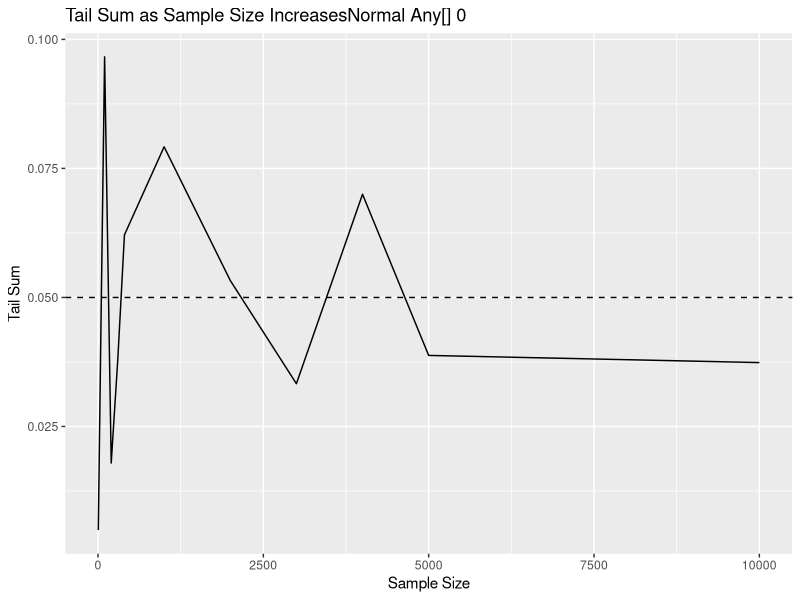
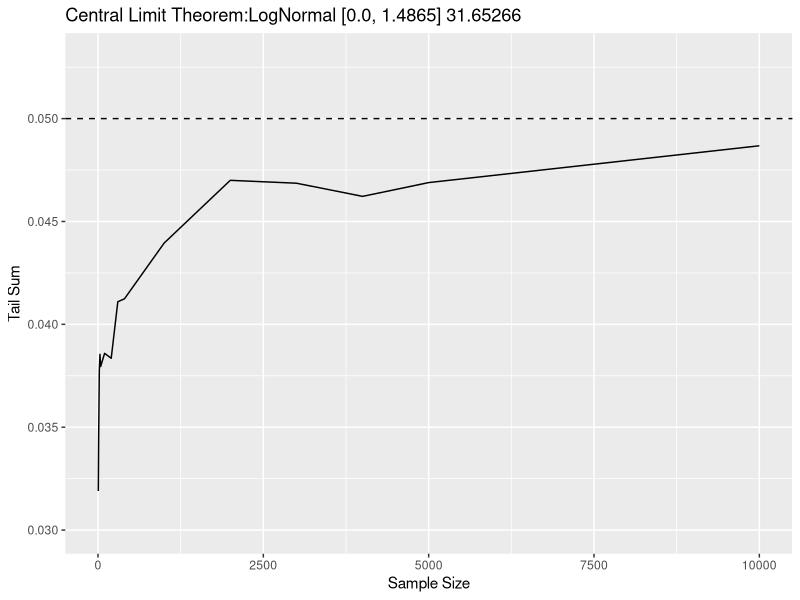
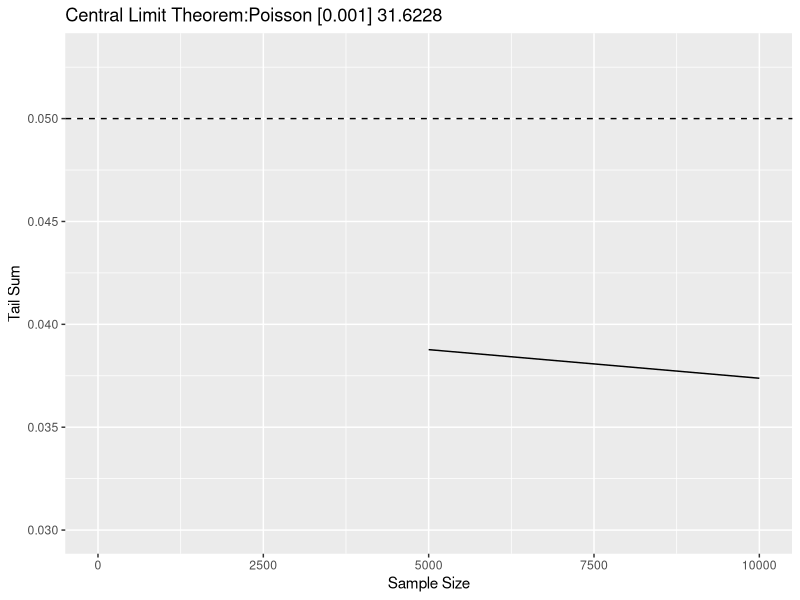
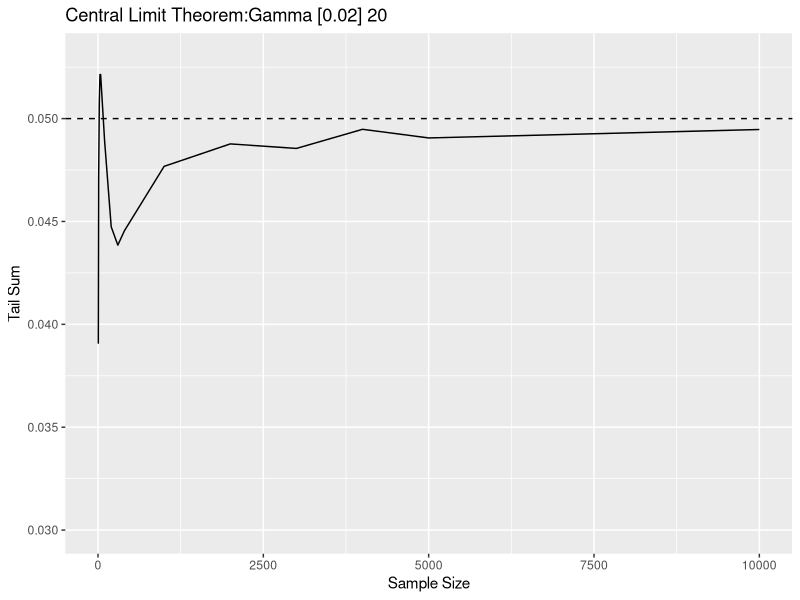
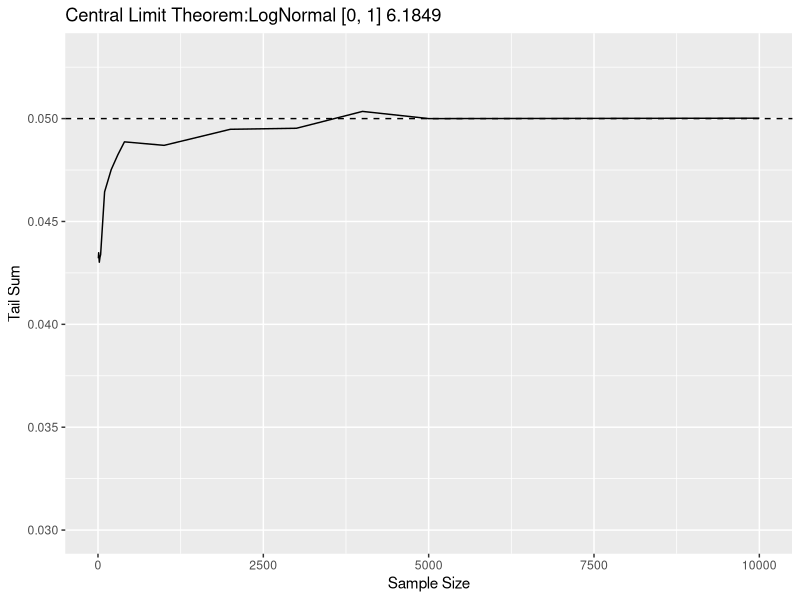
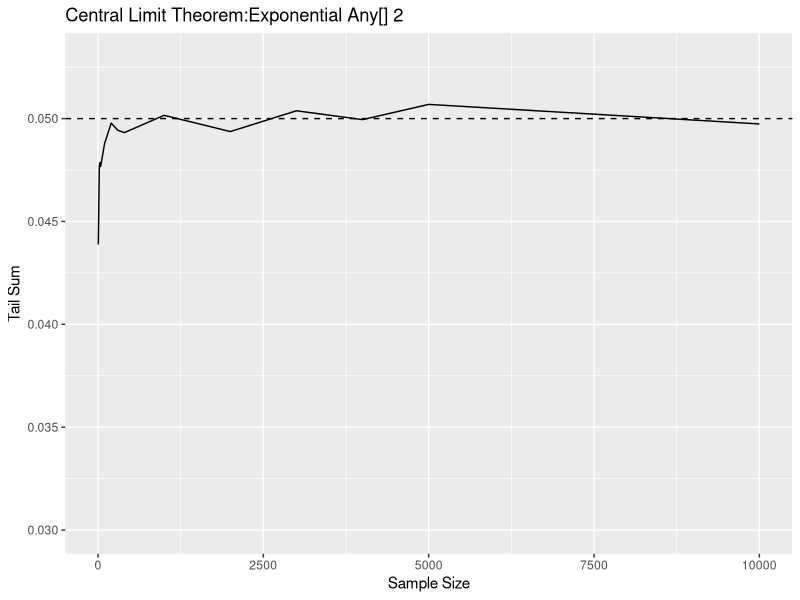
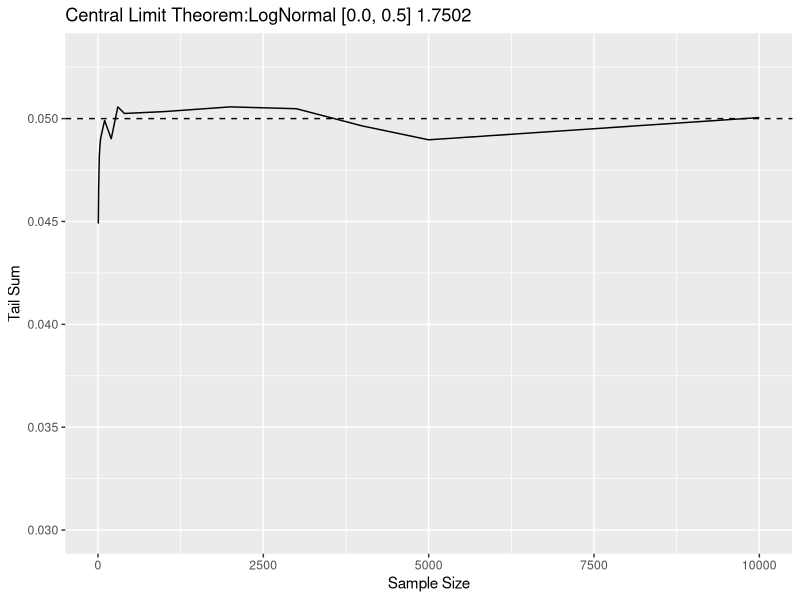
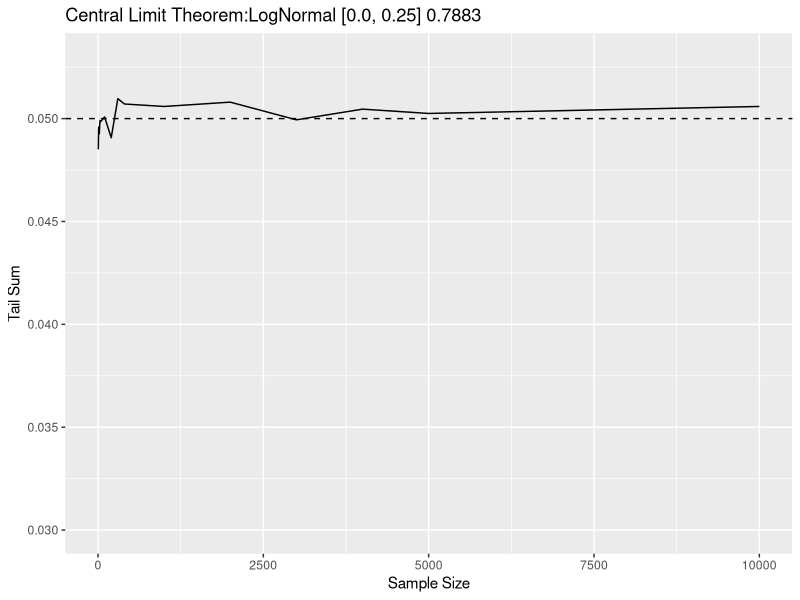

Here is the R script that generated these plots, in order:
## ---- chunk 1
library(tidyverse)
df_means <- read.csv("CLT_means.csv")
df_t <- read.csv("CLT_t_sigma.csv")
## ---- chunk 2
df_means_clean <- df_means |>
  mutate(
    Combined = paste(Distribution, Params, Skewness, sep = " "),
    Combined = fct(Combined)
  ) |>
  group_by(Combined)

for (combined in unique(df_means_clean$Combined)) {
  df_means_clean |>
    filter(Combined == combined) |>
    ggplot(aes(x = Sample_Size, y = Tail_Sum)) +
    geom_line() +
    geom_hline(yintercept = 0.05, linetype = "dashed") +
    labs(title = paste0("Central Limit Theorem:", combined, sep = " "), x = "Sample Size", y = "Tail Sum") +
    ylim(0.03, 0.053)

  ggsave(paste0("Plots/CLT_", combined, ".png"), width = 6, height = 4)
}
## ---- chunk 3
for (combined in unique(df_means_clean$Combined)) {
  df_means_clean |>
    filter(Combined == combined) |>
    ggplot(aes(x = Sample_Size, y = Tail_Sum)) +
    geom_line() +
    geom_hline(yintercept = 0.05, linetype = "dashed") +
    labs(title = paste0("Tail Sum as Sample Size Increases", combined, sep = " "), x = "Sample Size", y = "Tail Sum") +
    ylim(0.042, 0.053)

  ggsave(path = "Plots/Total", filename = paste0(combined, ".png"), width = 6, height = 4)
}

df_means_clean |>
  filter(Distribution == "Poisson") |>
  ggplot(aes(x = Sample_Size, y = Tail_Sum)) +
  geom_line() +
  geom_hline(yintercept = 0.05, linetype = "dashed") +
  labs(title = paste0("Tail Sum as Sample Size Increases", combined, sep = " "), x = "Sample Size", y = "Tail Sum")

ggsave(path = "Plots/Total", filename = "Poisson [0.001] 31.6228.png", width = 6, height = 4)

# ggplot(df_means_clean, aes(x = Sample_Size, y = Tail_Sum)) +
#   geom_line() +
#   geom_hline(yintercept = 0.05, linetype = "dashed") +
#   labs(title = "Central Limit Theorem: Means", x = "Sample Size", y = "Tail Sum")
## ---- chunk 4
for (combined in unique(df_means_clean$Combined)) {
  df_means_clean |>
    filter(Combined == combined) |>
    ggplot(aes(x = Sample_Size)) +
    geom_line(aes(y = Lower_Tail)) +
    geom_line(aes(y = Upper_Tail)) +
    geom_hline(yintercept = 0.025, linetype = "dashed") +
    labs(title = paste0("Tails as Sample Size Increases", combined, sep = " "), x = "Sample Size", y = "Tails")

  ggsave(path = "Plots/Tails", filename = paste0(combined, ".png"), width = 6, height = 4)
}
## ---- chunk 5
for (combined in unique(df_means_clean$Combined)) {
  df_means_clean |>
    filter(Combined == combined) |>
    mutate(Tail_Difference = abs(Tail_Difference)) |>
    ggplot(aes(x = Sample_Size, y = Tail_Difference)) +
    geom_line() +
    geom_hline(yintercept = 0, linetype = "dashed") +
    labs(title = paste0("Tail Difference as Sample Size Increases", combined, sep = " "), x = "Sample Size", y = "Tail Sum")

  ggsave(path = "Plots/Diff", filename = paste0(combined, ".png"), width = 6, height = 4)
}
